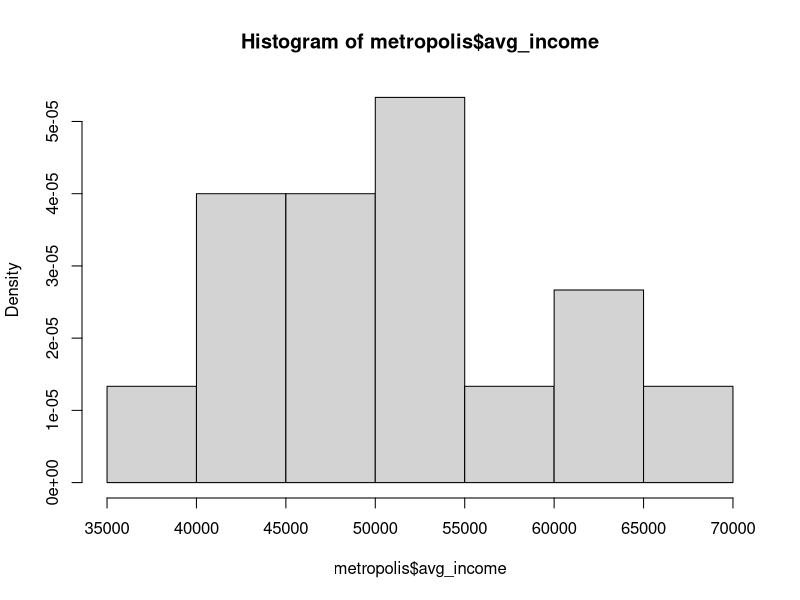
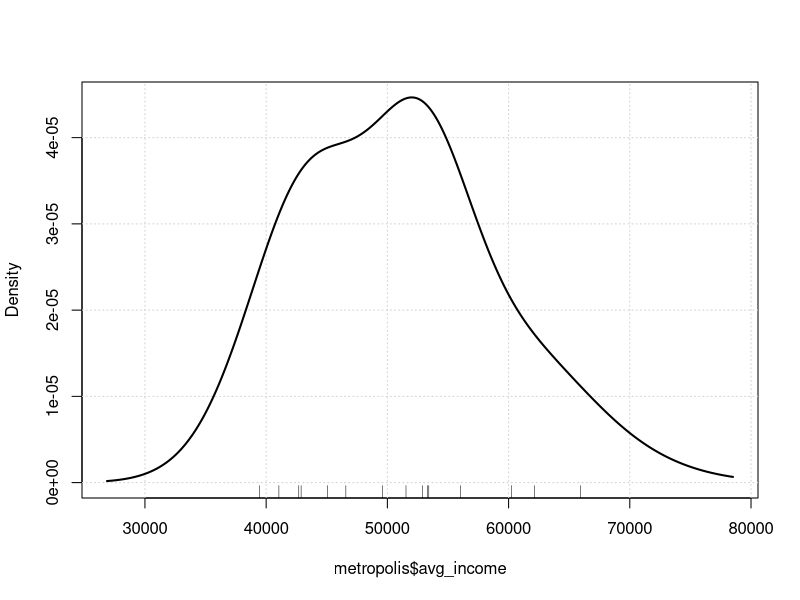
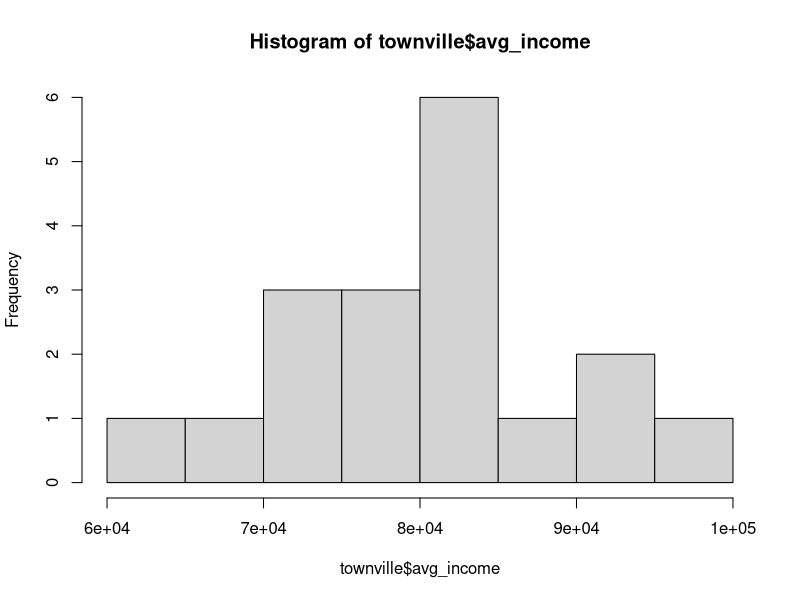
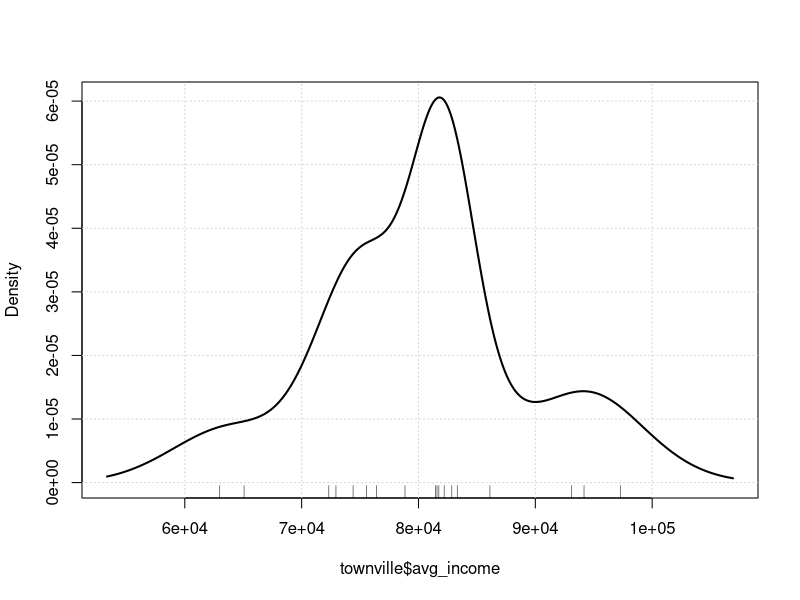
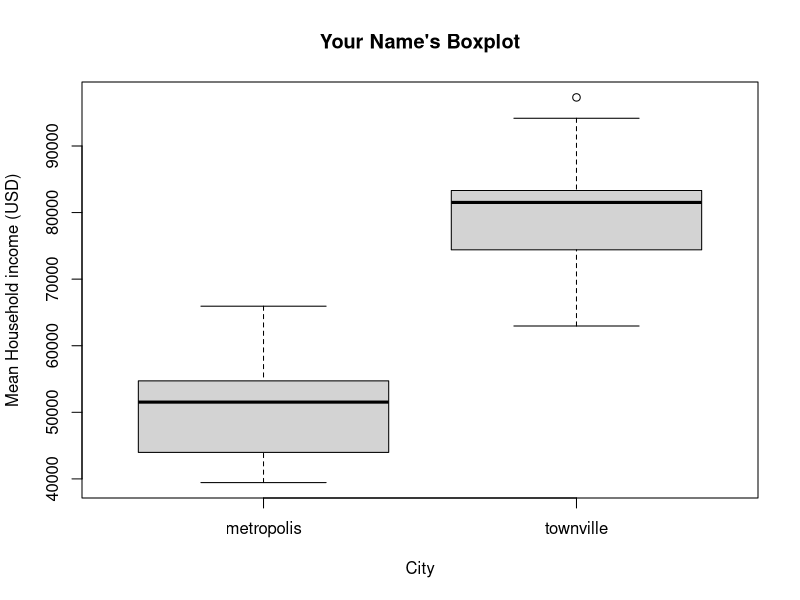
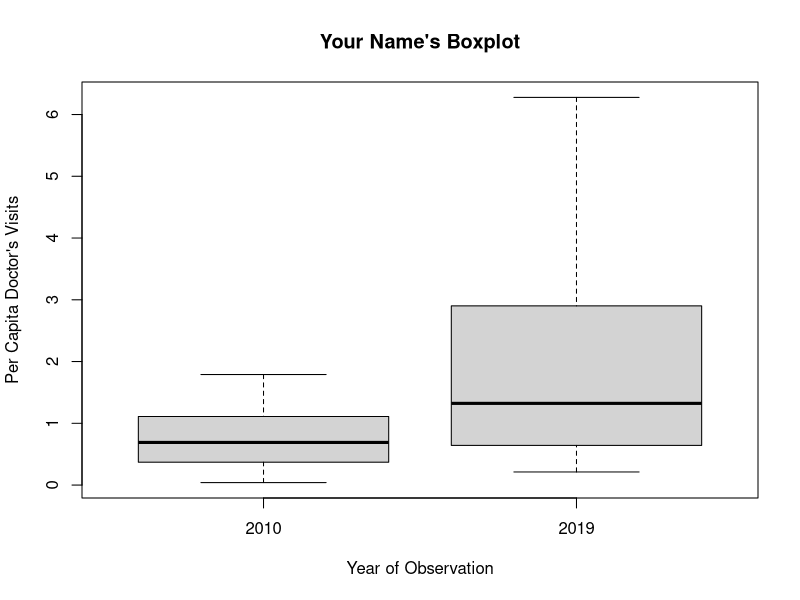
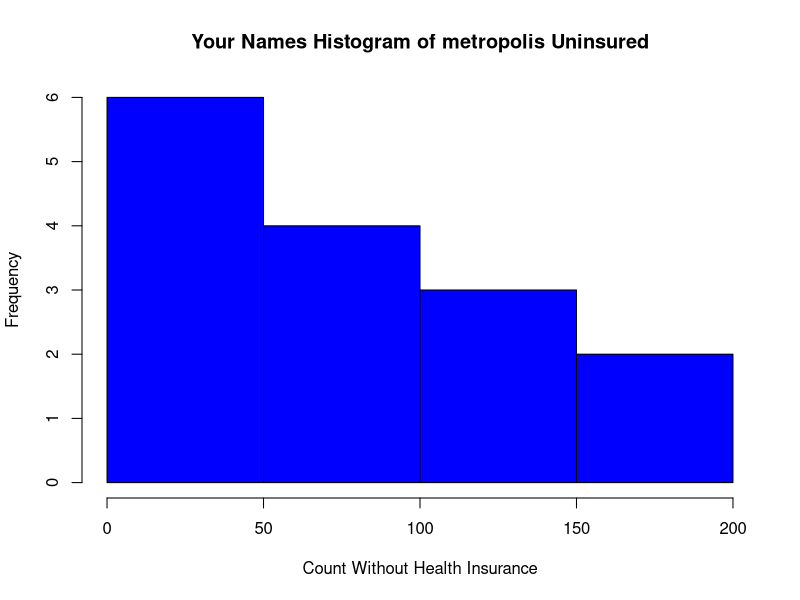
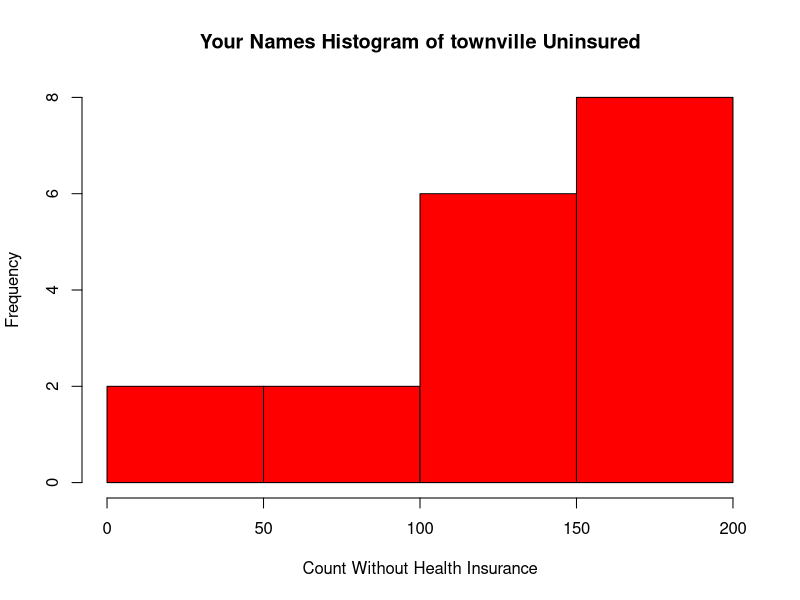

Generate these figures, in order, with R:
## GGR270 Tutorial 5
# Author: Your Name
# Date: XXX

# Libraries 
library(e1071)
library(RcmdrMisc)
library(tidyverse)

# Set working directory 
setwd("your/file/path/here")

# Load Data 
data <- read.csv("neighborhood_data.csv")

# look at data
head(data)

### Two-Sample t Test ###
# We want to compare the cities, starting with income
# Average income, metropolis
metropolis <- data %>%
  filter(city == "metropolis")
numSummary(metropolis$avg_income, statistics=c("mean","sd","IQR","quantiles"),
           quantiles=c(0,.25,.5,.75,1))
hist(metropolis$avg_income,breaks = 6, probability = TRUE)
densityPlot(metropolis$avg_income)

# Average income, townville
townville <- data %>%
  filter(city == "townville")
numSummary(townville$avg_income, statistics=c("mean","sd","IQR","quantiles"),
           quantiles=c(0,.25,.5,.75,1))
hist(townville$avg_income, breaks=6, probability=FALSE)
densityPlot(townville$avg_income)

## Boxplot comparing two cities avg. income
boxplot(avg_income~city, data=data, xlab="City",
        ylab="Mean Household income (USD)", main="Your Name's Boxplot")

# We might hypothesize that metropolis's average household income is lower than townville's
# because the boxplot for metropolis is sitting below townville's. 
# Our hypothesis test will show that these two cities are not equal.

## Step 1: State Null Hypothesis (Ho): 
## Step 2: State Alternative Hypothesis (Ha): 
## Step 3. Choose a significance level (what we test our p value against): 0.05
## Step 4: Choose a statistical test. We have two samples, each with less than 30 observations.
#          N < 30 & Normally Distributed data means we can do a two-sample t-test
#          Note that the variance isn't exactly equal, we will assume it is. 

t.test(avg_income~city, alternative='two.sided', conf.level=.95, var.equal=TRUE, data=data)
# test statistic: -9.6732
# df: 31
# p-value: 7.043e-11. Compare to significance level--can we reject null? 
# The average household income in metropolis significantly different from townville


### Paired Two-Sample t test ###
# This time, we want to see if the number of doctor's visits per capita went up in metropolis
# between 2010 and 2019 even though the percent insured remained the same 
numSummary(metropolis$doc_visits2010, statistics=c("mean","sd","IQR","quantiles"),
           quantiles=c(0,.25,.5,.75,1))
numSummary(metropolis$doc_visits2019, statistics=c("mean","sd","IQR","quantiles"),
           quantiles=c(0,.25,.5,.75,1))
boxplot(metropolis$doc_visits2010, metropolis$doc_visits2019, names = c("2010","2019"), 
        xlab="Year of Observation", ylab="Per Capita Doctor's Visits", main="Your Name's Boxplot")

# We might hypothesize that metropolis's per capita doctor's visits is going up 
# because the boxplot for 2019 is skewed higher and has a higher mean
# Our hypothesis test will show that there are more doctor's visits per capita in 2019. 

## Step 1: State Null Hypothesis (Ho): 
## Step 2: State Alternative Hypothesis (Ha): 
## Step 3. Choose a significance level (what we test our p value against): 0.05
## Step 4: Choose a statistical test. We have two samples, each with less than 30 observations.
#          The re-observation of the same neighborhoods in two years means the samples are dependent.

t.test(metropolis$doc_visits2010, metropolis$doc_visits2019, 
       alternative='less', conf.level=.95, paired=TRUE)
# test statistic: -3.3556
# df: 14
# p-value: 0.002355 Compare to significance level 0.05--can we reject null? 
# The per capita doctor's visits were significantly higher in metropolis in 2019 compared to 2010. 


### Wilcoxon t test ###
# We want to know if the amount of uninsured individuals is higher in metropolis than townville
hist(metropolis$uninsured, breaks=5, col="blue",
     xlab ="Count Without Health Insurance",
     main="Your Names Histogram of metropolis Uninsured")
hist(townville$uninsured, breaks=5, col="red",
     xlab ="Count Without Health Insurance",
     main="Your Names Histogram of townville Uninsured")
boxplot(uninsured~city, id.method="none", data=data,
        xlab="City", ylab="Count without Insurance in a Neighborhood", main="Your Name's Boxplot")

# We might hypothesize that metropolis's uninsured population is different than townville's
# Our hypothesis test will show that these two cities are not equal. 

## Step 1: State Null Hypothesis (Ho): 
## Step 2: State Alternative Hypothesis (Ha): 
## Step 3. Choose a significance level (what we test our p value against): 0.01
## Step 4: Choose a statistical test. We have two samples, each with less than 30 observations.
#          The data do not look normally distributed.We assume the samples are independent. 

wilcox.test(uninsured ~ city, data = data, exact = FALSE)
# W = 74.5
# p - value: 0.03003. Can we reject the null given our significance level? 
# There is not a significant difference in the amount of uninsured people in metropolis and townville. 


### Difference in Proportions ### 
# We want to know which city has a higher proportion of social disorder (scores >= 4)
hist(metropolis$social_disorder, breaks=5, col="blue",
     xlab ="Social Disorder Score",
     main="Your Names Histogram of metropolis Social Disorder Scores")
hist(townville$social_disorder, breaks=5, col="red",
     xlab ="Social Disorder Score",
     main="Your Names Histogram of townville Social Disorder Scores")

# We might hypothesize that metropolis's social disorder is higher than townville's
# Our hypothesis test will show that metropolis has more social disorder than townville. 

## Step 1: State Null Hypothesis (Ho): 
## Step 2: State Alternative Hypothesis (Ha): 
## Step 3. Choose a significance level (what we test our p value against): 0.05
## Step 4: Choose a statistical test. We have two samples, each with less than 30 observations.
#          We don't have measurements, but the proportion of social disorder in each city. 

# get the proportion for each city: 
successes <- c(nrow(filter(metropolis,social_disorder>=4)),
               nrow(filter(townville,social_disorder>=4)))
trials <- c(nrow(metropolis),nrow(townville)) # number of observations in metropolis and townville

prop.test(x = successes, n = trials, conf.level = 0.95, correct=FALSE, alternative = "greater")
# x-squared: 1.3398
# df = 1
# p-value: 0.1235. Can we reject Null??
# The proportion of metropolis neighborhoods with social disorder is not higher than townville's. 
